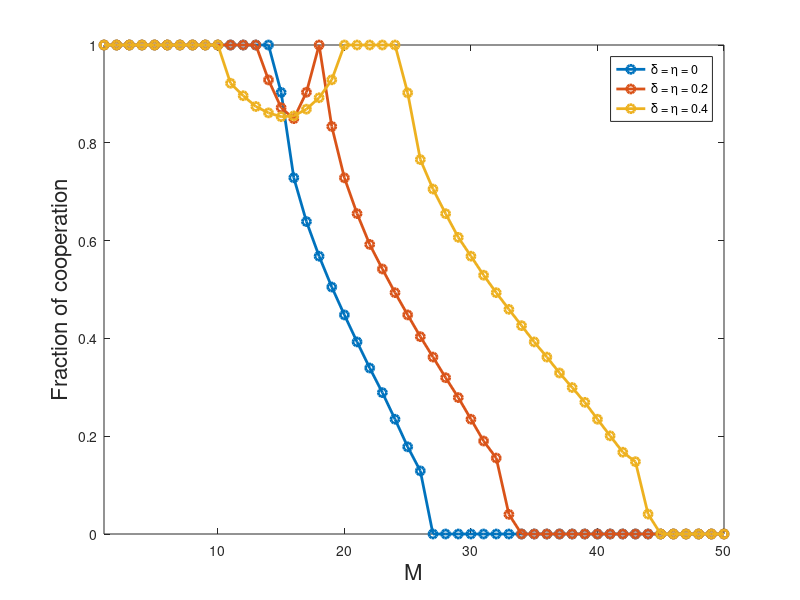
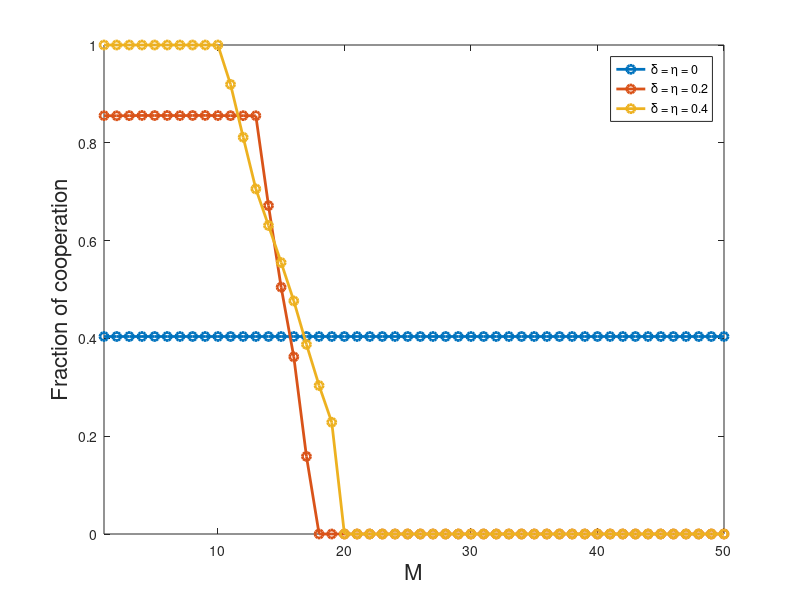
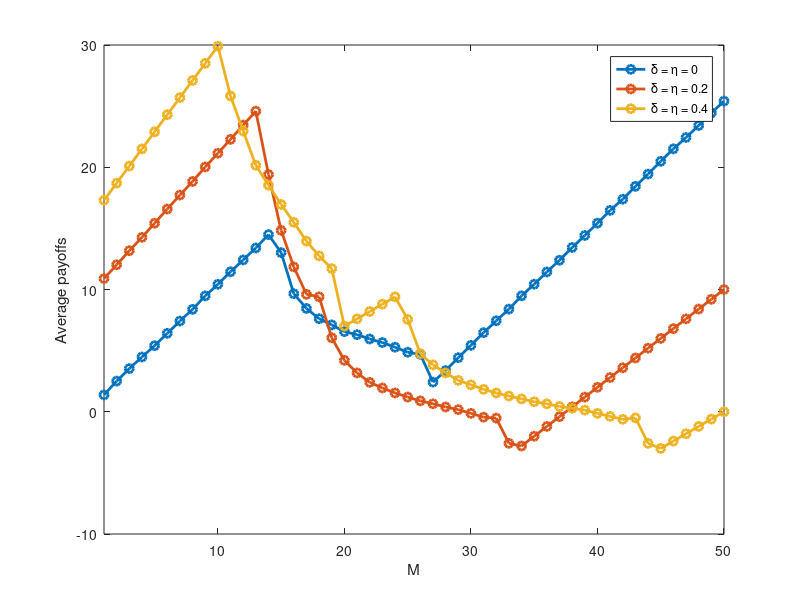
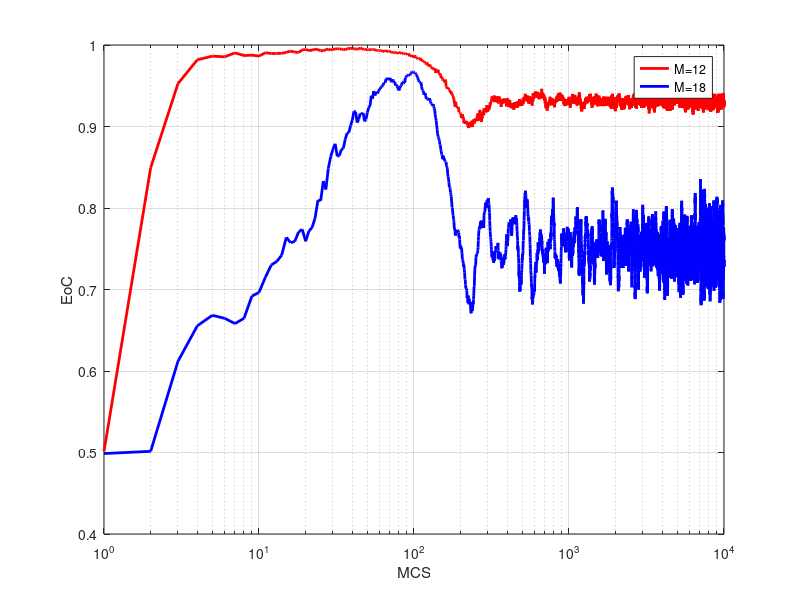

These charts were generated, in order, by the following MATLAB code: (Note: this script raises an error after producing the figures.)
% Visualization_Scripts
% The images drawn are the original versions and have not been embellished.

%% ----------------------------------------------------------
% Plotting Figure 2
load('fig2.mat');

% Figure 2 (a)
figure;
plot(M, M_dif_delta_IG, '-o', 'LineWidth', 2); % \delta = \eta = 0.1
xlabel('M', 'FontSize', 16, 'FontName', 'Helvetica');
ylabel('Fraction of cooperation', 'FontSize', 16, 'FontName', 'Helvetica');
xlim([1, 50]);
ylim([0, 1]);
legend('\delta = \eta = 0', '\delta = \eta = 0.2', '\delta = \eta = 0.4', 'Location', 'Best');

% Figure 2 (b)
figure;
plot(M, M_dif_delta_PGG, '-o', 'LineWidth', 2); % \delta = \eta = 0.1
xlabel('M', 'FontSize', 16, 'FontName', 'Helvetica');
ylabel('Fraction of cooperation', 'FontSize', 16, 'FontName', 'Helvetica');
xlim([1, 50]);
ylim([0, 1]);
legend('\delta = \eta = 0', '\delta = \eta = 0.2', '\delta = \eta = 0.4', 'Location', 'Best');

% Figure 2 (c)
figure;
plot(M, M_dif_delta_payoff, '-o', 'LineWidth', 2);
xlabel('M');
ylabel('Average payoffs');
ylim([-10, 30]);
xlim([1, 50]);
legend('\delta = \eta = 0', '\delta = \eta = 0.2', '\delta = \eta = 0.4', 'Location', 'Best');


% Figure 2 (d)
figure;
semilogx(1:T, coop_c, 'r-', 'LineWidth', 2);
hold on
semilogx(1:T, coop_c2, 'b-', 'LineWidth', 2);
legend('M=12','M=18')
grid on;
xlabel('MCS');
ylabel('EoC');

% Figure 2 (e)
figure;
x = 1:4; 
hold on;
b1 = bar(x - 0.2, data_M12, 0.4);
b2 = bar(x + 0.2, data_M18, 0.4);
set(gca, 'XTick', x);
set(gca, 'XTickLabel', {'C-C', 'C-D', 'D-C', 'D-D'});
ylabel('Fraction');
xlabel('Coupled strategy profiles');
legend({'M=12', 'M=18'}, 'Location', 'best');
hold off;

% Figure 2 (f)
figure;
semilogx(1:2000, coop_ratio_layer1, 'r-', 'LineWidth', 2);
hold on
semilogx(1:2000, coop_ratio_layer2, 'b-', 'LineWidth', 2);
semilogx(1:2000, coop_ratio_layer3, 'r--', 'LineWidth', 2);
semilogx(1:2000, coop_ratio_layer4, 'b--', 'LineWidth', 2);
legend('M=8, Layer 1','M=8, Layer 2','M=22, Layer 1','M=22, Layer 2')
grid on;
xlabel('MCS');
ylabel('Fraction of cooperators');
xlim([1, 2000]);
hold off;

%% ----------------------------------------------------------
% Plotting Figure 3
load('fig3.mat');

% Figure 3 (a)
figure;
semilogx(1:T, coop_ratio_layer1_M12, 'r-', 'LineWidth', 2);
hold on
semilogx(1:T, coop_ratio_layer2_M12, 'b-', 'LineWidth', 2);
legend('IG-layer','PGG-layer', 'Location', 'Best')
grid on;
xlabel('MCS');
ylabel('Fraction of cooperators');
xlim([1, T]);
hold off;

% Figure 3 (b)
figure;
imagesc(strategy_layer1_M12);
colormap(gca, cmap_layer1);
axis equal tight;
axis off

% Figure 3 (c)
figure;
imagesc(strategy_layer2_M12);
colormap(gca, cmap_layer2);
axis equal tight;
axis off

% Figure 3 (d)
figure;
imagesc(coupled_M12);
colormap(gca, cmap_layer);
axis equal tight;
axis off

% Figure 3 (e)
figure;
semilogx(1:T, coop_ratio_layer1_M18, 'r-', 'LineWidth', 2);
hold on
semilogx(1:T, coop_ratio_layer2_M18, 'b-', 'LineWidth', 2);
legend('IG-layer','PGG-layer', 'Location', 'Best')
grid on;
xlabel('MCS');
ylabel('Fraction of cooperators');
xlim([1, T]);
hold off;

% Figure 3 (f)
figure;
imagesc(strategy_layer1_M18);
colormap(gca, cmap_layer1);
axis equal tight;
axis off

% Figure 3 (g)
figure;
imagesc(strategy_layer2_M18);
colormap(gca, cmap_layer2);
axis equal tight;
axis off

% Figure 3 (h)
figure;
imagesc(coupled_M18);
colormap(gca, cmap_layer);
axis equal tight;
axis off


%% ----------------------------------------------------------
% Plotting Figure 4
load('fig4.mat');

% Figure 4 (a)
figure;
plot(rr, r_dif_delta_IG, '-o', 'LineWidth', 2);
xlabel('r');
ylabel('Fraction of cooperation');
xlim([3, 5.5]);
ylim([0, 1]);
legend('\delta = \eta = 0', '\delta = \eta = 0.2', '\delta = \eta = 0.4', 'Location', 'Best');

% Figure 4 (b)
figure;
plot(rr, r_dif_delta_PGG, '-o', 'LineWidth', 2);
xlabel('r');
ylabel('Fraction of cooperation');
xlim([3, 5.5]);
ylim([0, 1]);
legend('\delta = \eta = 0', '\delta = \eta = 0.2', '\delta = \eta = 0.4', 'Location', 'Best');

% Figure 4 (c)
figure;
plot(rr, r_dif_delta_payoff, '-o', 'LineWidth', 2);
xlabel('r');
ylabel('Fraction of cooperation');
xlim([3, 5.5]);
legend('\delta = \eta = 0', '\delta = \eta = 0.2', '\delta = \eta = 0.4', 'Location', 'Best');

% Figure 4 (d)
figure;
semilogx(1:T, coop_ratio_layer1, 'r--', 'LineWidth', 2);
hold on
semilogx(1:T, coop_ratio_layer2, 'b--', 'LineWidth', 2);
semilogx(1:T, coop_ratio_layer3, 'r-', 'LineWidth', 2);
semilogx(1:T, coop_ratio_layer4, 'b-', 'LineWidth', 2);
legend('\delta=0.2, Layer 1','\delta=0.2, Layer 2','\delta=0.4 Layer 1','\delta=0.4, Layer 2', 'Location', 'Best')
grid on;
xlabel('MCS');
ylabel('Fraction of cooperators');
xlim([1, T]);
hold off;

% Figure 4 (e)
figure;
semilogx(1:T, mean_allM, 'b-', 'LineWidth', 2); hold on;
semilogx(1:T, mean_allr, 'r-', 'LineWidth', 2);
xlabel('MCS');
ylabel('Fraction of cooperators');
legend('M^{*}', 'r^{*}');
grid on;
xlim([1, T]);
ylabel('Value of M^{*} and r^{*}');

% Figure 4 (f)
delta = {'$\delta=\eta=0.2$', '$\delta=\eta=0.4$'};
figure;
bar_handle = bar([data1; data2]', 'grouped');
bar_handle(1).FaceColor = [255, 185, 0] / 255; 
bar_handle(2).FaceColor = [67, 91, 196] / 255;
set(gca, 'XTickLabel', delta, 'TickLabelInterpreter', 'latex', 'FontSize', 12);
xlabel('', 'Interpreter', 'latex', 'FontSize', 12);
ylabel('Transition probabilities', 'Interpreter', 'tex', 'FontSize', 12);
legend({'$W_{C\to D}^{[1]}$', '$W_{C\to D}^{[2]}$'}, 'Interpreter', 'latex', 'FontSize', 10, 'Location', 'best');

%% ----------------------------------------------------------
% Plotting Figure 5
load('fig5.mat');

% Figure 5 (a)
figure;
semilogx(1:T, coop_ratio_layer1, 'r-', 'LineWidth', 2);
hold on
semilogx(1:T, coop_ratio_layer2, 'b-', 'LineWidth', 2);
legend('IG-layer','PGG-layer', 'Location', 'Best')
grid on;
xlabel('MCS');
ylabel('Fraction of cooperators');
xlim([1, T]);
hold off;

% Figure 5 (b)
figure;
imagesc(M_35);
axis equal tight;
axis off

% Figure 5 (c)
figure;
imagesc(r_35);
axis equal tight;
axis off

% Figure 5 (d)
figure;
semilogx(1:T, coop_ratio_layer3, 'r-', 'LineWidth', 2);
hold on
semilogx(1:T, coop_ratio_layer4, 'b-', 'LineWidth', 2);
legend('IG-layer','PGG-layer', 'Location', 'Best')
grid on;
xlabel('MCS');
ylabel('Fraction of cooperators');
xlim([1, T]);
hold off;

% Figure 5 (e)
figure;
imagesc(M_355);
axis equal tight;
axis off

% Figure 5 (f)
figure;
imagesc(r_355);
axis equal tight;
axis off


%% ----------------------------------------------------------
% Plotting Figure 6
load('fig6.mat');

% Figure 6 (a)
figure
pcolor(MM, rr, dif_IG');
shading interp
axis square
xlabel('M');
ylabel('r');
% Set color mapping (Blue - white - Red)
max_abs = max(abs(dif_IG(:)));
caxis([-max_abs, max_abs]);
n_colors = 256;
neg_colors = [linspace(0, 1, n_colors/2)', linspace(0, 1, n_colors/2)', ones(n_colors/2, 1)];
pos_colors = [ones(n_colors/2, 1), linspace(1, 0, n_colors/2)', linspace(1, 0, n_colors/2)'];
custom_cmap = [neg_colors; pos_colors];
colormap(custom_cmap);
colorbar;

% Figure 6 (b)
figure
pcolor(MM, rr, dif_PGG');
shading interp
axis square
colormap(viridis)
colorbar;
xlabel('M');
ylabel('r');
max_abs = max(abs(dif_PGG(:)));
caxis([-max_abs, max_abs]);
n_colors = 256; 
neg_colors = [linspace(0, 1, n_colors/2)', linspace(0, 1, n_colors/2)', ones(n_colors/2, 1)];
pos_colors = [ones(n_colors/2, 1), linspace(1, 0, n_colors/2)', linspace(1, 0, n_colors/2)'];
custom_cmap = [neg_colors; pos_colors];
colormap(custom_cmap);
colorbar;


%% ----------------------------------------------------------
% Plotting Figure 7
load('fig7.mat');

% Figure 7 (a)
figure('Color','white','Position',[100 100 600 400]);
yyaxis left
plot(delta, M15_IG, 'b-o', ...
    'LineWidth', 2, ... 
    'MarkerSize', 8, ...
    'DisplayName','IG-layer'); 
hold on;
plot(delta, M15_PGG, 'b-d', ...
    'LineWidth', 2, ...
    'MarkerSize', 8, ...
    'DisplayName','PGG-layer'); 
ylabel('Fraction of cooperation');
ylim([0 1])
yyaxis right
plot(delta, M15_PAY, 'r:d', ...
    'LineWidth', 2, ...
    'MarkerSize', 6, ...
    'DisplayName','Average payoff');
ylabel('Average payoff'); 
xlabel('\delta, \eta'); 
grid off;  
legend('Location','best'); 
set(gca, 'FontName', 'Times New Roman', 'FontSize', 14);

% Figure 7 (b)
figure
pcolor(M15_rt_delta_eta_IG);
shading interp
axis square
caxis([0 1])
colormap(viridis)
colorbar;
xlabel('\delta');
ylabel('\eta');

% Figure 7 (c)
figure
pcolor(M15_rt_delta_eta_PGG);
shading interp
axis square
colormap(viridis)
caxis([0 1])
colorbar;
xlabel('\delta');
ylabel('\eta');

% Figure 7 (d)
figure
pcolor(M15_rt_payoff);
shading interp
axis square
colormap(viridis)
colorbar;
xlabel('\delta');
ylabel('\eta');

% Figure 7 (e)
figure('Color','white','Position',[100 100 600 400]);
yyaxis left
plot(delta, M25_IG, 'b-o', ...
    'LineWidth', 2, ... 
    'MarkerSize', 8, ...
    'DisplayName','IG-layer'); 
hold on;
plot(delta, M25_PGG, 'b-d', ...
    'LineWidth', 2, ...
    'MarkerSize', 8, ...
    'DisplayName','PGG-layer'); 
ylabel('Fraction of cooperation');
ylim([0 1])
yyaxis right
plot(delta, M25_PAY, 'r:d', ...
    'LineWidth', 2, ...
    'MarkerSize', 6, ...
    'DisplayName','Average payoff');
ylabel('Average payoff'); 
xlabel('\delta, \eta'); 
grid off;  
legend('Location','best'); 
set(gca, 'FontName', 'Times New Roman', 'FontSize', 14);

% Figure 7 (f)
figure
pcolor(M25_rt_delta_eta_IG);
shading interp
axis square
caxis([0 1])
colormap(viridis)
colorbar;
xlabel('\delta');
ylabel('\eta');

% Figure 7 (g)
figure
pcolor(M25_rt_delta_eta_PGG);
shading interp
axis square
colormap(viridis)
caxis([0 1])
colorbar;
xlabel('\delta');
ylabel('\eta');

% Figure 7 (h)
figure
pcolor(M25_rt_payoff);
shading interp
axis square
colormap(viridis)
colorbar;
xlabel('\delta');
ylabel('\eta');


%% ----------------------------------------------------------
% Plotting Figure A1
load('figA1.mat');

% Figure A1 (a)
figure;
plot(M, dif_d_IG, '-o', 'LineWidth', 2);
xlabel('M', 'FontSize', 16, 'FontName', 'Helvetica');
ylabel('Fraction of cooperation', 'FontSize', 16, 'FontName', 'Helvetica');
xlim([1, 50]);
ylim([0, 1]);
legend('d=2', 'd=4', 'd=6', 'd=8', 'Location', 'Best');

% Figure A1 (d)
figure;
plot(M, dif_d_PGG, '-o', 'LineWidth', 2);
xlabel('M', 'FontSize', 16, 'FontName', 'Helvetica');
ylabel('Fraction of cooperation', 'FontSize', 16, 'FontName', 'Helvetica');
xlim([1, 50]);
ylim([0, 1]);
legend('d=2', 'd=4', 'd=6', 'd=8', 'Location', 'Best');

% Figure A1 (b)
figure;
plot(M, dif_beta_IG, '-o', 'LineWidth', 2);
xlabel('M', 'FontSize', 16, 'FontName', 'Helvetica');
ylabel('Fraction of cooperation', 'FontSize', 16, 'FontName', 'Helvetica');
xlim([1, 50]);
ylim([0, 1]);
legend('\beta=0.6', '\beta=1.0','\beta=1.4');

% Figure A1 (e)
figure;
plot(M, dif_beta_PGG, '-o', 'LineWidth', 2);
xlabel('M', 'FontSize', 16, 'FontName', 'Helvetica');
ylabel('Fraction of cooperation', 'FontSize', 16, 'FontName', 'Helvetica');
xlim([1, 50]);
ylim([0, 1]);
legend('\beta=0.6', '\beta=1.0','\beta=1.4');

% Figure A1 (c)
figure;
plot(M, dif_lam_IG, '-o', 'LineWidth', 2);
xlabel('$M$', 'FontSize', 16, 'FontName', 'Helvetica');
ylabel('Fraction of cooperation', 'FontSize', 16, 'FontName', 'Helvetica');
xlim([1, 50]);
ylim([0, 1]);
legend('$\lambda=1.5$', '$\lambda=2.0$','$\lambda=3.0$');

% Figure A1 (f)
figure;
plot(M, dif_lam_PGG, '-o', 'LineWidth', 2);
xlabel('$M$', 'FontSize', 16, 'FontName', 'Helvetica');
ylabel('Fraction of cooperation', 'FontSize', 16, 'FontName', 'Helvetica');
xlim([1, 50]);
ylim([0, 1]);
legend('$\lambda=1.5$', '$\lambda=2.0$','$\lambda=3.0$');
